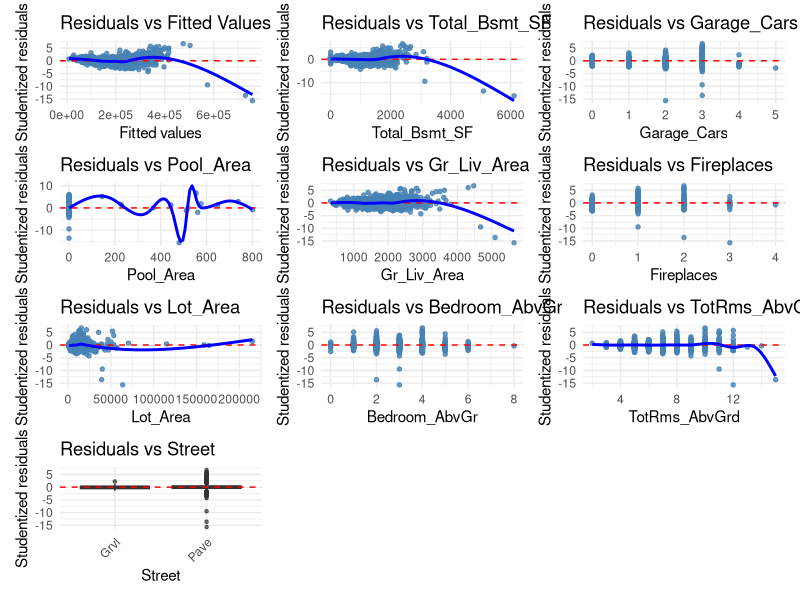
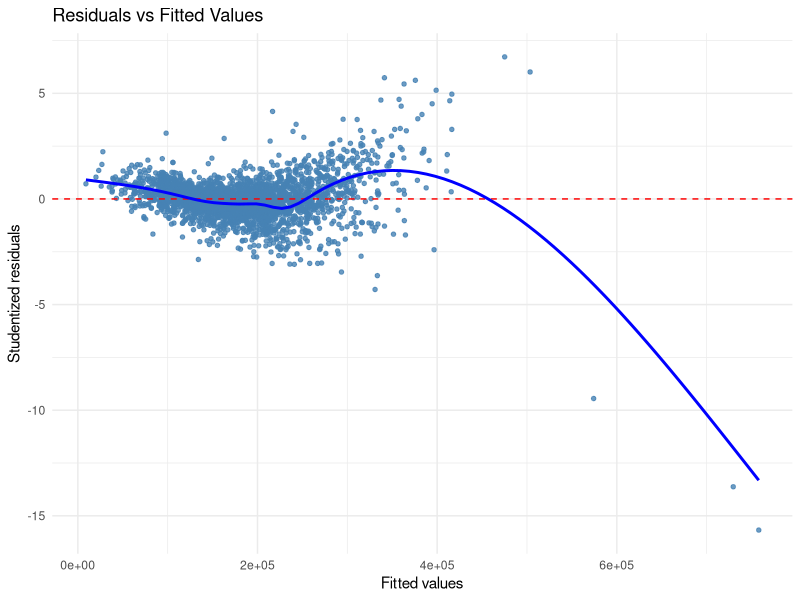
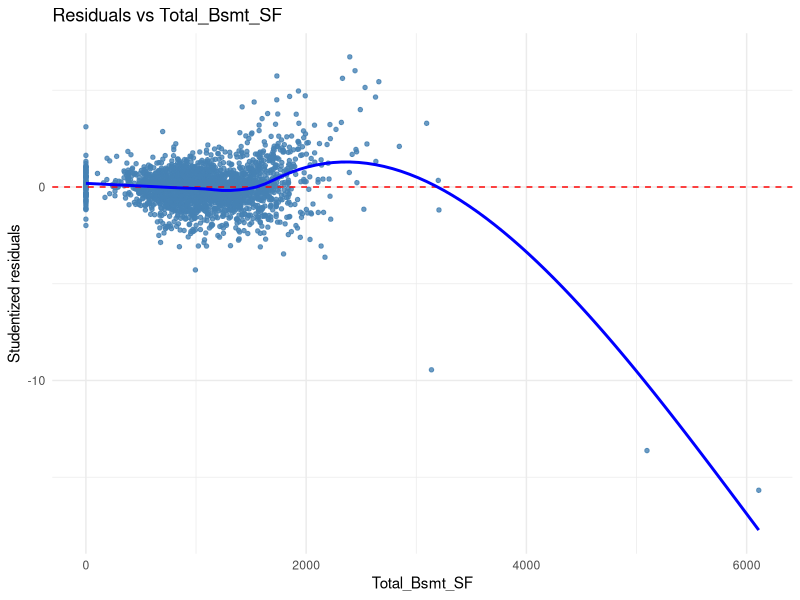
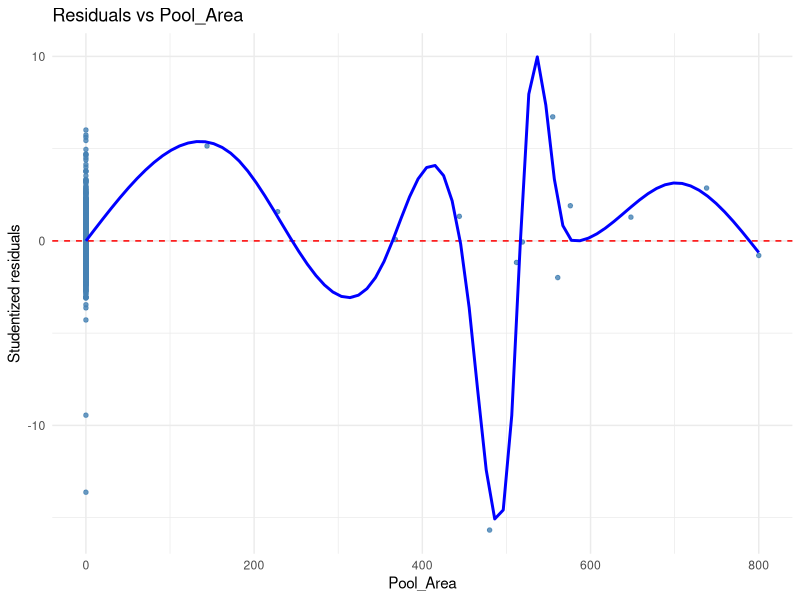
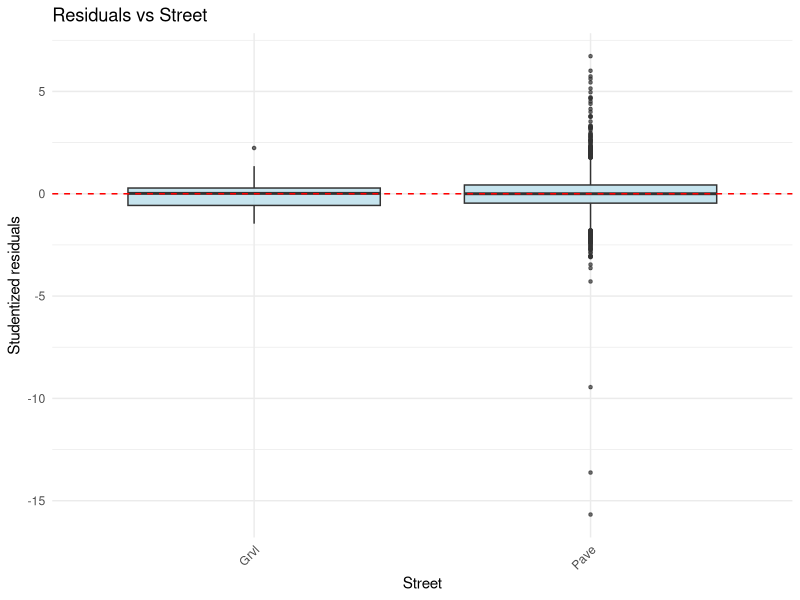
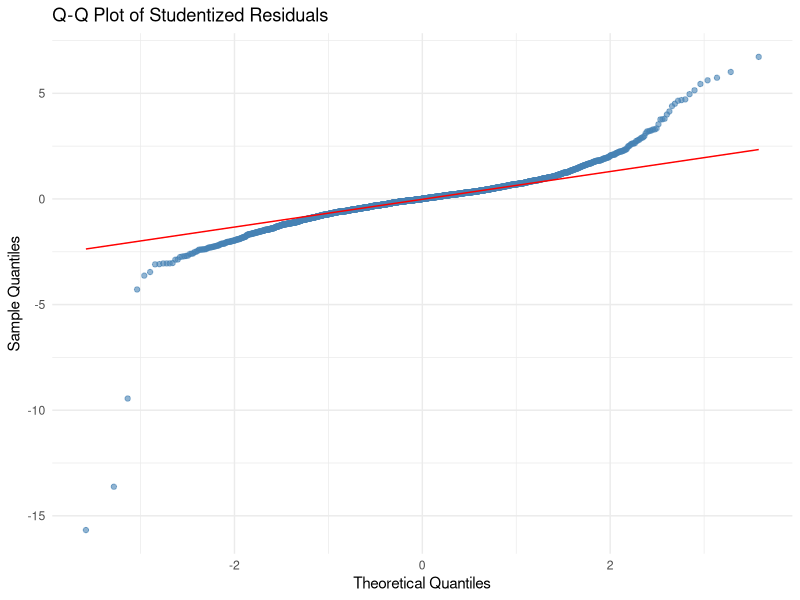
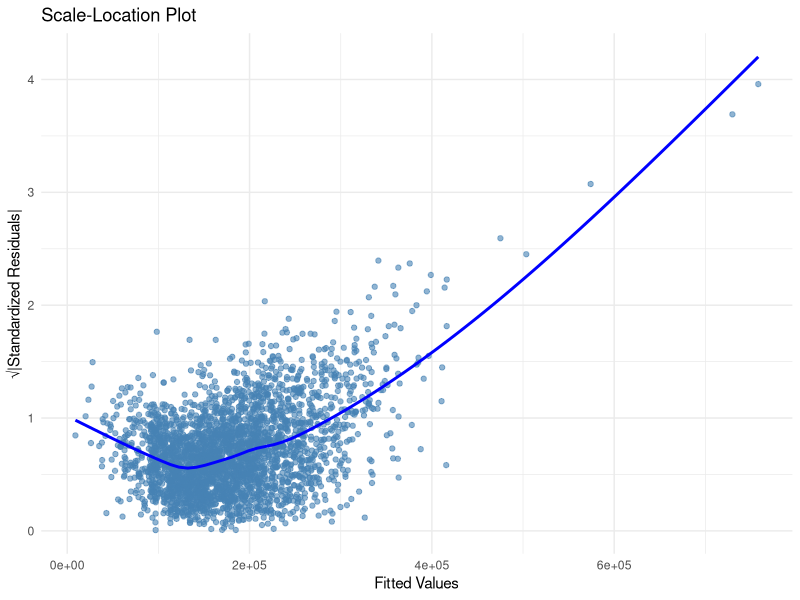
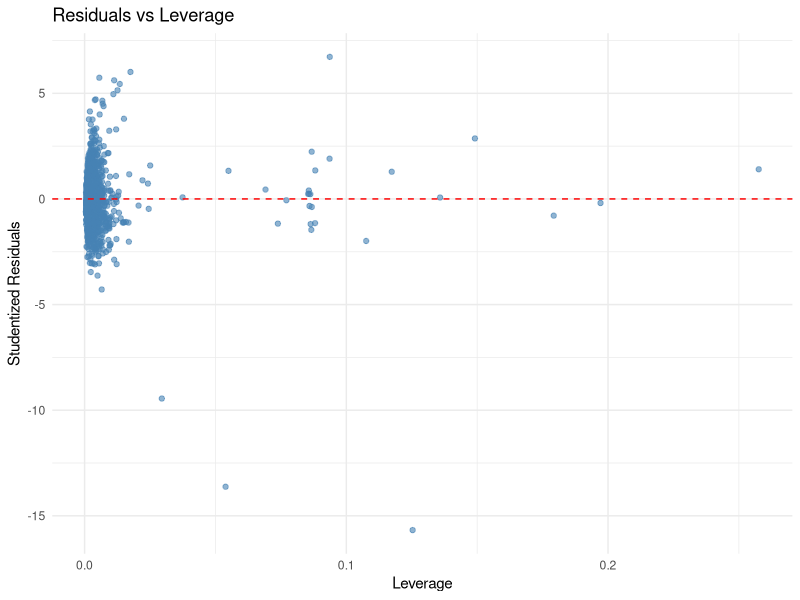

R code for these plots, in order:
## ---- chunk 1
knitr::opts_chunk$set(echo = TRUE, warning = FALSE, message = FALSE, fig.width = 10, fig.height = 6)
## ---- chunk 2
# 加载必要的包
library(readr)
library(dplyr)
library(ggplot2)
library(patchwork)
library(broom)
library(knitr)

# 检查包是否加载成功
cat("包加载完成!\n")
## ---- chunk 3
# 读取数据（只包含9个预测变量的模型数据）
df <- read_csv("ames_housing_model.csv", show_col_types = FALSE)

# 数据概览
cat("数据维度:", nrow(df), "行 x", ncol(df), "列\n")
cat("列名:", paste(colnames(df), collapse = ", "), "\n")
cat("注意：此文件只包含模型分析需要的9个预测变量\n")

# 显示前几行
head(df, 5)
## ---- chunk 4
# 数据预处理
df <- df %>%
  mutate(
    Street = as.factor(Street)
  )

# 检查数据类型
cat("数据类型检查:\n")
str(df)
## ---- chunk 5
# 拟合初步线性模型
# 响应变量: Sale_Price
# 9个预测变量: Total_Bsmt_SF, Garage_Cars, Pool_Area, Gr_Liv_Area, 
#              Fireplaces, Lot_Area, Bedroom_AbvGr, TotRms_AbvGrd, Street

mod <- lm(
  Sale_Price ~ Total_Bsmt_SF + Garage_Cars + Pool_Area + Gr_Liv_Area +
    Fireplaces + Lot_Area + Bedroom_AbvGr + TotRms_AbvGrd + Street,
  data = df
)

# 模型摘要
cat("模型摘要:\n")
summary(mod)
## ---- chunk 6
# 系数表与置信区间
coef_table <- tidy(mod, conf.int = TRUE)
print(kable(coef_table, digits = 3, caption = "模型系数表"))

# 模型性能指标
cat("模型性能:\n")
cat("R-squared:", round(summary(mod)$r.squared, 4), "\n")
cat("Adjusted R-squared:", round(summary(mod)$adj.r.squared, 4), "\n")
cat("F-statistic:", round(summary(mod)$fstatistic[1], 2), "\n")
## ---- chunk 7
# 计算学生化残差和拟合值
resid_std <- rstudent(mod)
fit_vals  <- fitted(mod)

# 定义预测变量
predictors_num <- c("Total_Bsmt_SF","Garage_Cars","Pool_Area","Gr_Liv_Area",
                    "Fireplaces","Lot_Area","Bedroom_AbvGr","TotRms_AbvGrd")
predictor_cat  <- "Street"

cat("残差计算完成\n")
cat("学生化残差范围:", round(range(resid_std), 3), "\n")
cat("拟合值范围: $", round(range(fit_vals), 2), "\n")
## ---- chunk 8
# 数值型自变量的残差图函数
plot_resid_vs_numeric <- function(x, xlab){
  ggplot(data = data.frame(x = x, resid = resid_std), aes(x = x, y = resid)) +
    geom_point(size = 1.2, alpha = 0.8, color = "steelblue") +
    geom_hline(yintercept = 0, linetype = 2, color = "red") +
    geom_smooth(se = FALSE, color = "blue") +
    labs(x = xlab, y = "Studentized residuals",
         title = paste("Residuals vs", xlab)) +
    theme_minimal()
}

# 分类变量的残差图函数
plot_resid_vs_factor <- function(f, flab){
  ggplot(data = data.frame(f = f, resid = resid_std), aes(x = f, y = resid)) +
    geom_boxplot(outlier.size = 0.9, fill = "lightblue", alpha = 0.7) +
    geom_hline(yintercept = 0, linetype = 2, color = "red") +
    labs(x = flab, y = "Studentized residuals",
         title = paste("Residuals vs", flab)) +
    theme_minimal() +
    theme(axis.text.x = element_text(angle = 45, hjust = 1))
}

# 残差 vs 拟合值图
p_fitted <- ggplot(data = data.frame(fit = fit_vals, resid = resid_std),
                   aes(x = fit, y = resid)) +
  geom_point(size = 1.2, alpha = 0.8, color = "steelblue") +
  geom_hline(yintercept = 0, linetype = 2, color = "red") +
  geom_smooth(se = FALSE, color = "blue") +
  labs(x = "Fitted values", y = "Studentized residuals",
       title = "Residuals vs Fitted Values") +
  theme_minimal()
## ---- chunk 9
# 生成数值型自变量的残差图
plots_pred <- lapply(predictors_num, function(v){
  plot_resid_vs_numeric(df[[v]], v)
})

# 生成分类变量的残差图
p_street <- plot_resid_vs_factor(df[[predictor_cat]], predictor_cat)

# 合并所有图
all_plots <- c(list(p_fitted), plots_pred, list(p_street))

cat("生成了", length(all_plots), "张残差图\n")
## ---- chunk 10
# 3列网格布局
final_grid <- wrap_plots(all_plots, ncol = 3)

# 显示网格图
final_grid
## ---- chunk 11
# 残差 vs 拟合值
print(p_fitted)

# 残差 vs 最重要的数值变量
print(plots_pred[[1]])  # Total_Bsmt_SF
print(plots_pred[[3]])  # Gr_Liv_Area

# 残差 vs 分类变量
print(p_street)
## ---- chunk 12
# 检查残差 vs 拟合值图
cat("线性性检验:\n")
cat("观察残差 vs 拟合值图，检查是否有明显的非线性模式\n")
cat("理想情况：残差应该随机分布在 y=0 线周围\n")

# 计算残差与拟合值的相关性
correlation <- cor(fit_vals, resid_std)
cat("残差与拟合值的相关性:", round(correlation, 4), "\n")
cat("相关性接近0表示线性关系良好\n")
## ---- chunk 13
# Q-Q图
qq_plot <- ggplot(data.frame(residuals = resid_std), aes(sample = residuals)) +
  stat_qq(alpha = 0.6, color = "steelblue") +
  stat_qq_line(color = "red") +
  labs(title = "Q-Q Plot of Studentized Residuals",
       x = "Theoretical Quantiles", y = "Sample Quantiles") +
  theme_minimal()

print(qq_plot)

# Shapiro-Wilk 检验
shapiro_test <- shapiro.test(resid_std)
cat("Shapiro-Wilk 正态性检验:\n")
cat("W =", round(shapiro_test$statistic, 4), "\n")
cat("p-value =", format.pval(shapiro_test$p.value), "\n")
if(shapiro_test$p.value < 0.05) {
  cat("结论: 拒绝正态性假设 (p < 0.05)\n")
} else {
  cat("结论: 不能拒绝正态性假设 (p >= 0.05)\n")
}
## ---- chunk 14
# 尺度-位置图
scale_location <- ggplot(data.frame(fitted = fit_vals, 
                                   sqrt_std_res = sqrt(abs(resid_std))), 
                        aes(x = fitted, y = sqrt_std_res)) +
  geom_point(alpha = 0.6, color = "steelblue") +
  geom_smooth(se = FALSE, color = "blue") +
  labs(title = "Scale-Location Plot",
       x = "Fitted Values", y = "√|Standardized Residuals|") +
  theme_minimal()

print(scale_location)

cat("等方差性检验:\n")
cat("观察尺度-位置图，检查是否有漏斗形状\n")
cat("理想情况：点应该随机分布，无明显的趋势\n")
## ---- chunk 15
# 残差 vs 杠杆值图
leverage_plot <- ggplot(data.frame(leverage = hatvalues(mod), 
                                   residuals = resid_std), 
                        aes(x = leverage, y = residuals)) +
  geom_point(alpha = 0.6, color = "steelblue") +
  geom_hline(yintercept = 0, color = "red", linetype = "dashed") +
  labs(title = "Residuals vs Leverage",
       x = "Leverage", y = "Studentized Residuals") +
  theme_minimal()

print(leverage_plot)

# 检查影响点
cooks_d <- cooks.distance(mod)
influential_threshold <- 4/length(fitted(mod))
influential_points <- which(cooks_d > influential_threshold)

cat("独立性检验:\n")
cat("影响点检查 (Cook's distance > 4/n):\n")
if(length(influential_points) > 0) {
  cat("发现", length(influential_points), "个影响点\n")
  cat("行号:", paste(influential_points, collapse = ", "), "\n")
} else {
  cat("未发现显著影响点\n")
}
## ---- chunk 16
# 综合诊断
cat("=== 模型诊断摘要 ===\n")
cat("1. 线性性: 检查残差 vs 拟合值图\n")
cat("2. 正态性: 检查Q-Q图和Shapiro-Wilk检验\n")
cat("3. 等方差性: 检查尺度-位置图\n")
cat("4. 独立性: 检查残差 vs 杠杆值图\n")

# 异常值检查
outliers <- which(abs(resid_std) > 3)
cat("\n异常值检查 (|studentized residuals| > 3):\n")
if(length(outliers) > 0) {
  cat("发现", length(outliers), "个异常值\n")
  cat("行号:", paste(outliers, collapse = ", "), "\n")
} else {
  cat("未发现极端异常值\n")
}

# 模型性能
cat("\n模型性能:\n")
cat("R-squared:", round(summary(mod)$r.squared, 4), "\n")
cat("Adjusted R-squared:", round(summary(mod)$adj.r.squared, 4), "\n")
## ---- chunk 17
cat("=== 分析结论 ===\n")
cat("1. 模型解释了", round(summary(mod)$r.squared*100, 1), "%的房价方差\n")
cat("2. 请检查上述假设检验图表，识别可能的假设违反\n")
cat("3. 如果发现假设违反，需要在下一阶段进行修正\n")
cat("4. 常见修正方法包括：变量变换、添加交互项、处理异常值等\n")

# 显著变量
sig_vars <- coef_table[coef_table$p.value < 0.05, ]
cat("\n显著变量 (p < 0.05):", nrow(sig_vars), "个\n")
if(nrow(sig_vars) > 0) {
  for(i in 1:nrow(sig_vars)) {
    var_name <- sig_vars$term[i]
    coef_val <- round(sig_vars$estimate[i], 2)
    p_val <- format.pval(sig_vars$p.value[i])
    cat("-", var_name, ": β =", coef_val, "(p =", p_val, ")\n")
  }
}
